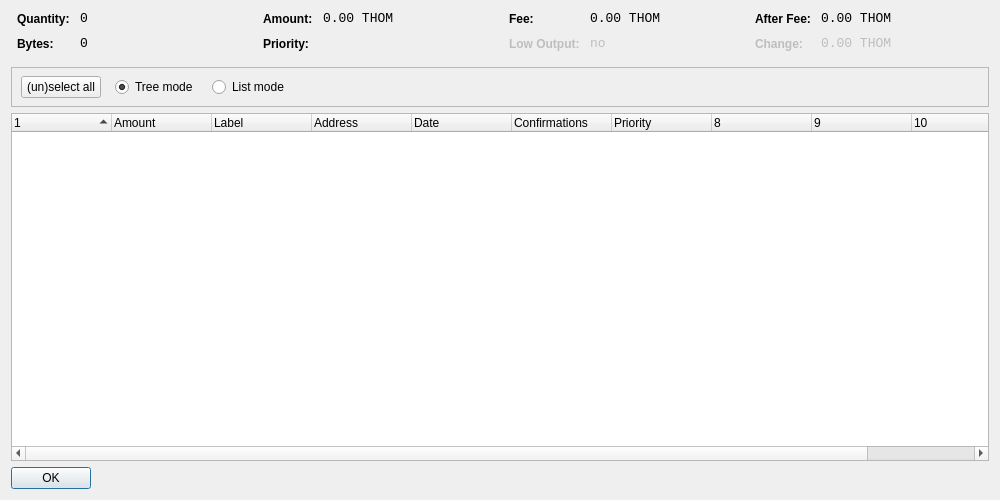
<?xml version="1.0" encoding="UTF-8"?>
<ui version="4.0">
 <class>CoinControlDialog</class>
 <widget class="QDialog" name="CoinControlDialog">
  <property name="geometry">
   <rect>
    <x>0</x>
    <y>0</y>
    <width>1000</width>
    <height>500</height>
   </rect>
  </property>
  <property name="windowTitle">
   <string>Coin Control</string>
  </property>
  <layout class="QVBoxLayout" name="verticalLayout">
   <item>
    <layout class="QHBoxLayout" name="horizontalLayoutTop" stretch="0,0,0,0">
     <property name="topMargin">
      <number>0</number>
     </property>
     <property name="bottomMargin">
      <number>10</number>
     </property>
     <item>
      <layout class="QFormLayout" name="formLayoutCoinControl1">
       <property name="horizontalSpacing">
        <number>10</number>
       </property>
       <property name="verticalSpacing">
        <number>10</number>
       </property>
       <property name="leftMargin">
        <number>6</number>
       </property>
       <property name="rightMargin">
        <number>6</number>
       </property>
       <item row="0" column="0">
        <widget class="QLabel" name="labelCoinControlQuantityText">
         <property name="styleSheet">
          <string notr="true">font-weight:bold;</string>
         </property>
         <property name="text">
          <string>Quantity:</string>
         </property>
        </widget>
       </item>
       <item row="0" column="1">
        <widget class="QLabel" name="labelCoinControlQuantity">
         <property name="font">
          <font>
           <family>Monospace</family>
           <pointsize>10</pointsize>
          </font>
         </property>
         <property name="cursor">
          <cursorShape>IBeamCursor</cursorShape>
         </property>
         <property name="contextMenuPolicy">
          <enum>Qt::ActionsContextMenu</enum>
         </property>
         <property name="text">
          <string notr="true">0</string>
         </property>
         <property name="textInteractionFlags">
          <set>Qt::LinksAccessibleByMouse|Qt::TextSelectableByKeyboard|Qt::TextSelectableByMouse</set>
         </property>
        </widget>
       </item>
       <item row="1" column="0">
        <widget class="QLabel" name="labelCoinControlBytesText">
         <property name="styleSheet">
          <string notr="true">font-weight:bold;</string>
         </property>
         <property name="text">
          <string>Bytes:</string>
         </property>
        </widget>
       </item>
       <item row="1" column="1">
        <widget class="QLabel" name="labelCoinControlBytes">
         <property name="font">
          <font>
           <family>Monospace</family>
           <pointsize>10</pointsize>
          </font>
         </property>
         <property name="cursor">
          <cursorShape>IBeamCursor</cursorShape>
         </property>
         <property name="contextMenuPolicy">
          <enum>Qt::ActionsContextMenu</enum>
         </property>
         <property name="text">
          <string notr="true">0</string>
         </property>
         <property name="textInteractionFlags">
          <set>Qt::LinksAccessibleByMouse|Qt::TextSelectableByKeyboard|Qt::TextSelectableByMouse</set>
         </property>
        </widget>
       </item>
      </layout>
     </item>
     <item>
      <layout class="QFormLayout" name="formLayoutCoinControl2">
       <property name="horizontalSpacing">
        <number>10</number>
       </property>
       <property name="verticalSpacing">
        <number>10</number>
       </property>
       <property name="leftMargin">
        <number>6</number>
       </property>
       <property name="rightMargin">
        <number>6</number>
       </property>
       <item row="0" column="0">
        <widget class="QLabel" name="labelCoinControlAmountText">
         <property name="styleSheet">
          <string notr="true">font-weight:bold;</string>
         </property>
         <property name="text">
          <string>Amount:</string>
         </property>
        </widget>
       </item>
       <item row="0" column="1">
        <widget class="QLabel" name="labelCoinControlAmount">
         <property name="font">
          <font>
           <family>Monospace</family>
           <pointsize>10</pointsize>
          </font>
         </property>
         <property name="cursor">
          <cursorShape>IBeamCursor</cursorShape>
         </property>
         <property name="contextMenuPolicy">
          <enum>Qt::ActionsContextMenu</enum>
         </property>
         <property name="text">
          <string notr="true">0.00 THOM</string>
         </property>
         <property name="textInteractionFlags">
          <set>Qt::LinksAccessibleByMouse|Qt::TextSelectableByKeyboard|Qt::TextSelectableByMouse</set>
         </property>
        </widget>
       </item>
       <item row="1" column="0">
        <widget class="QLabel" name="labelCoinControlPriorityText">
         <property name="styleSheet">
          <string notr="true">font-weight:bold;</string>
         </property>
         <property name="text">
          <string>Priority:</string>
         </property>
        </widget>
       </item>
       <item row="1" column="1">
        <widget class="QLabel" name="labelCoinControlPriority">
         <property name="font">
          <font>
           <family>Monospace</family>
           <pointsize>10</pointsize>
          </font>
         </property>
         <property name="cursor">
          <cursorShape>IBeamCursor</cursorShape>
         </property>
         <property name="contextMenuPolicy">
          <enum>Qt::ActionsContextMenu</enum>
         </property>
         <property name="text">
          <string/>
         </property>
         <property name="textInteractionFlags">
          <set>Qt::LinksAccessibleByMouse|Qt::TextSelectableByKeyboard|Qt::TextSelectableByMouse</set>
         </property>
        </widget>
       </item>
      </layout>
     </item>
     <item>
      <layout class="QFormLayout" name="formLayoutCoinControl3">
       <property name="horizontalSpacing">
        <number>10</number>
       </property>
       <property name="verticalSpacing">
        <number>10</number>
       </property>
       <property name="leftMargin">
        <number>6</number>
       </property>
       <property name="rightMargin">
        <number>6</number>
       </property>
       <item row="0" column="0">
        <widget class="QLabel" name="labelCoinControlFeeText">
         <property name="styleSheet">
          <string notr="true">font-weight:bold;</string>
         </property>
         <property name="text">
          <string>Fee:</string>
         </property>
        </widget>
       </item>
       <item row="0" column="1">
        <widget class="QLabel" name="labelCoinControlFee">
         <property name="font">
          <font>
           <family>Monospace</family>
           <pointsize>10</pointsize>
          </font>
         </property>
         <property name="cursor">
          <cursorShape>IBeamCursor</cursorShape>
         </property>
         <property name="contextMenuPolicy">
          <enum>Qt::ActionsContextMenu</enum>
         </property>
         <property name="text">
          <string notr="true">0.00 THOM</string>
         </property>
         <property name="textInteractionFlags">
          <set>Qt::LinksAccessibleByMouse|Qt::TextSelectableByKeyboard|Qt::TextSelectableByMouse</set>
         </property>
        </widget>
       </item>
       <item row="1" column="0">
        <widget class="QLabel" name="labelCoinControlLowOutputText">
         <property name="enabled">
          <bool>false</bool>
         </property>
         <property name="styleSheet">
          <string notr="true">font-weight:bold;</string>
         </property>
         <property name="text">
          <string>Low Output:</string>
         </property>
        </widget>
       </item>
       <item row="1" column="1">
        <widget class="QLabel" name="labelCoinControlLowOutput">
         <property name="enabled">
          <bool>false</bool>
         </property>
         <property name="font">
          <font>
           <family>Monospace</family>
           <pointsize>10</pointsize>
          </font>
         </property>
         <property name="cursor">
          <cursorShape>IBeamCursor</cursorShape>
         </property>
         <property name="contextMenuPolicy">
          <enum>Qt::ActionsContextMenu</enum>
         </property>
         <property name="text">
          <string notr="true">no</string>
         </property>
         <property name="textInteractionFlags">
          <set>Qt::LinksAccessibleByMouse|Qt::TextSelectableByKeyboard|Qt::TextSelectableByMouse</set>
         </property>
        </widget>
       </item>
      </layout>
     </item>
     <item>
      <layout class="QFormLayout" name="formLayoutCoinControl4">
       <property name="horizontalSpacing">
        <number>10</number>
       </property>
       <property name="verticalSpacing">
        <number>10</number>
       </property>
       <property name="leftMargin">
        <number>6</number>
       </property>
       <property name="rightMargin">
        <number>6</number>
       </property>
       <item row="0" column="0">
        <widget class="QLabel" name="labelCoinControlAfterFeeText">
         <property name="styleSheet">
          <string notr="true">font-weight:bold;</string>
         </property>
         <property name="text">
          <string>After Fee:</string>
         </property>
        </widget>
       </item>
       <item row="0" column="1">
        <widget class="QLabel" name="labelCoinControlAfterFee">
         <property name="font">
          <font>
           <family>Monospace</family>
           <pointsize>10</pointsize>
          </font>
         </property>
         <property name="cursor">
          <cursorShape>IBeamCursor</cursorShape>
         </property>
         <property name="contextMenuPolicy">
          <enum>Qt::ActionsContextMenu</enum>
         </property>
         <property name="text">
          <string notr="true">0.00 THOM</string>
         </property>
         <property name="textInteractionFlags">
          <set>Qt::LinksAccessibleByMouse|Qt::TextSelectableByKeyboard|Qt::TextSelectableByMouse</set>
         </property>
        </widget>
       </item>
       <item row="1" column="0">
        <widget class="QLabel" name="labelCoinControlChangeText">
         <property name="enabled">
          <bool>false</bool>
         </property>
         <property name="styleSheet">
          <string notr="true">font-weight:bold;</string>
         </property>
         <property name="text">
          <string>Change:</string>
         </property>
        </widget>
       </item>
       <item row="1" column="1">
        <widget class="QLabel" name="labelCoinControlChange">
         <property name="enabled">
          <bool>false</bool>
         </property>
         <property name="font">
          <font>
           <family>Monospace</family>
           <pointsize>10</pointsize>
          </font>
         </property>
         <property name="cursor">
          <cursorShape>IBeamCursor</cursorShape>
         </property>
         <property name="contextMenuPolicy">
          <enum>Qt::ActionsContextMenu</enum>
         </property>
         <property name="text">
          <string notr="true">0.00 THOM</string>
         </property>
         <property name="textInteractionFlags">
          <set>Qt::LinksAccessibleByMouse|Qt::TextSelectableByKeyboard|Qt::TextSelectableByMouse</set>
         </property>
        </widget>
       </item>
      </layout>
     </item>
    </layout>
   </item>
   <item>
    <widget class="QFrame" name="frame">
     <property name="minimumSize">
      <size>
       <width>0</width>
       <height>40</height>
      </size>
     </property>
     <property name="frameShape">
      <enum>QFrame::StyledPanel</enum>
     </property>
     <property name="frameShadow">
      <enum>QFrame::Sunken</enum>
     </property>
     <widget class="QWidget" name="horizontalLayoutWidget">
      <property name="geometry">
       <rect>
        <x>10</x>
        <y>0</y>
        <width>781</width>
        <height>41</height>
       </rect>
      </property>
      <layout class="QHBoxLayout" name="horizontalLayoutPanel" stretch="0,0,0,0,0">
       <property name="spacing">
        <number>14</number>
       </property>
       <item>
        <widget class="QPushButton" name="pushButtonSelectAll">
         <property name="sizePolicy">
          <sizepolicy hsizetype="Maximum" vsizetype="Fixed">
           <horstretch>0</horstretch>
           <verstretch>0</verstretch>
          </sizepolicy>
         </property>
         <property name="text">
          <string>(un)select all</string>
         </property>
        </widget>
       </item>
       <item>
        <widget class="QRadioButton" name="radioTreeMode">
         <property name="sizePolicy">
          <sizepolicy hsizetype="Maximum" vsizetype="Fixed">
           <horstretch>0</horstretch>
           <verstretch>0</verstretch>
          </sizepolicy>
         </property>
         <property name="text">
          <string>Tree mode</string>
         </property>
         <property name="checked">
          <bool>true</bool>
         </property>
        </widget>
       </item>
       <item>
        <widget class="QRadioButton" name="radioListMode">
         <property name="sizePolicy">
          <sizepolicy hsizetype="Maximum" vsizetype="Fixed">
           <horstretch>0</horstretch>
           <verstretch>0</verstretch>
          </sizepolicy>
         </property>
         <property name="text">
          <string>List mode</string>
         </property>
        </widget>
       </item>
       <item>
        <spacer name="horizontalSpacer">
         <property name="orientation">
          <enum>Qt::Horizontal</enum>
         </property>
         <property name="sizeHint" stdset="0">
          <size>
           <width>40</width>
           <height>20</height>
          </size>
         </property>
        </spacer>
       </item>
      </layout>
     </widget>
    </widget>
   </item>
   <item>
    <widget class="CoinControlTreeWidget" name="treeWidget">
     <property name="contextMenuPolicy">
      <enum>Qt::CustomContextMenu</enum>
     </property>
     <property name="sortingEnabled">
      <bool>false</bool>
     </property>
     <property name="columnCount">
      <number>11</number>
     </property>
     <attribute name="headerShowSortIndicator" stdset="0">
      <bool>true</bool>
     </attribute>
     <attribute name="headerStretchLastSection">
      <bool>false</bool>
     </attribute>
     <column>
      <property name="text">
       <string/>
      </property>
     </column>
     <column>
      <property name="text">
       <string>Amount</string>
      </property>
     </column>
     <column>
      <property name="text">
       <string>Label</string>
      </property>
     </column>
     <column>
      <property name="text">
       <string>Address</string>
      </property>
     </column>
     <column>
      <property name="text">
       <string>Date</string>
      </property>
     </column>
     <column>
      <property name="text">
       <string>Confirmations</string>
      </property>
      <property name="toolTip">
       <string>Confirmed</string>
      </property>
     </column>
     <column>
      <property name="text">
       <string>Priority</string>
      </property>
     </column>
     <column>
      <property name="text">
       <string/>
      </property>
     </column>
     <column>
      <property name="text">
       <string/>
      </property>
     </column>
     <column>
      <property name="text">
       <string/>
      </property>
     </column>
     <column>
      <property name="text">
       <string/>
      </property>
     </column>
    </widget>
   </item>
   <item>
    <widget class="QDialogButtonBox" name="buttonBox">
     <property name="sizePolicy">
      <sizepolicy hsizetype="Maximum" vsizetype="Fixed">
       <horstretch>0</horstretch>
       <verstretch>0</verstretch>
      </sizepolicy>
     </property>
     <property name="orientation">
      <enum>Qt::Horizontal</enum>
     </property>
     <property name="standardButtons">
      <set>QDialogButtonBox::Ok</set>
     </property>
    </widget>
   </item>
  </layout>
 </widget>
 <customwidgets>
  <customwidget>
   <class>CoinControlTreeWidget</class>
   <extends>QTreeWidget</extends>
   <header>coincontroltreewidget.h</header>
  </customwidget>
 </customwidgets>
 <resources/>
 <connections/>
</ui>
